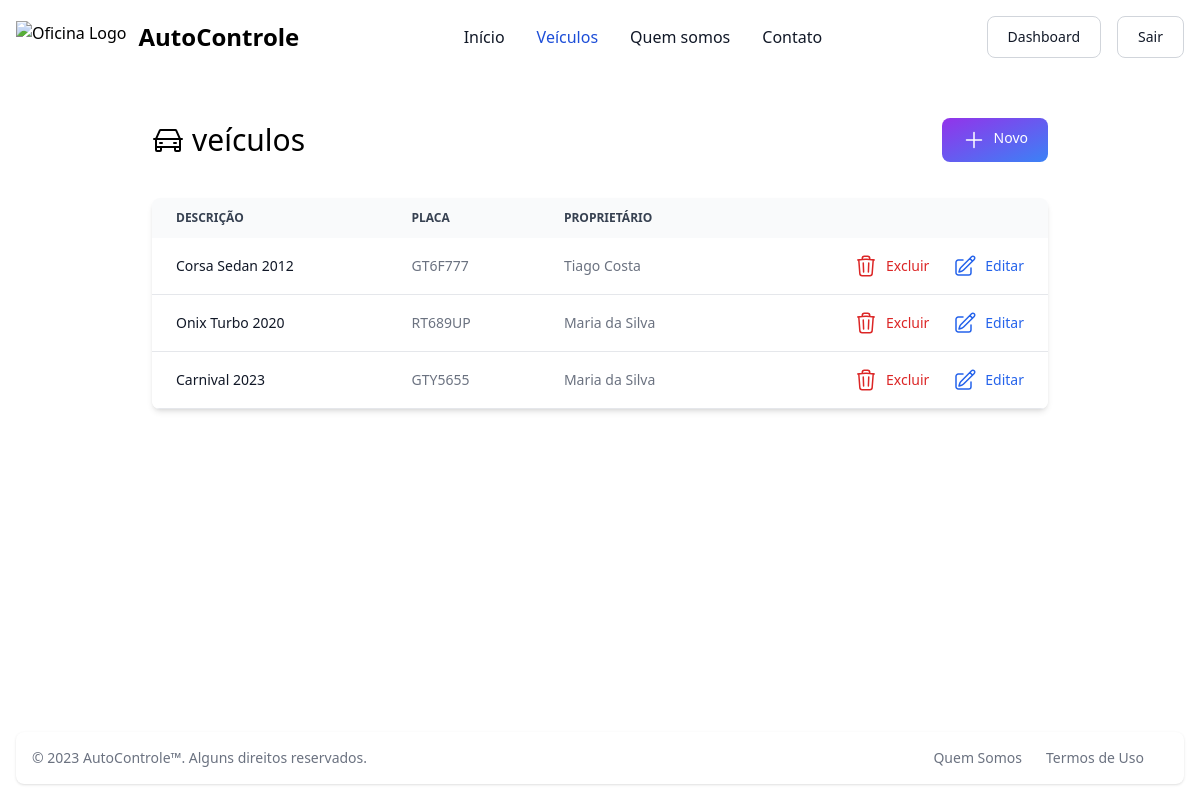
Page /veiculos/ (signed in) on the committed database.
### core/models.py (models this page shows, shortened)
class Veiculo(models.Model):
    placa = models.CharField(max_length=7)
    descricao = models.CharField(max_length=255)
    cliente = models.ForeignKey(Cliente, on_delete=models.CASCADE, related_name='veiculos')
    equipes = models.ManyToManyField(Equipe, through='VeiculoEquipe')
    class Meta:
        verbose_name = 'Veículo'
        verbose_name_plural = 'Veículos'

class Cliente(models.Model):
    pessoa = models.OneToOneField(Pessoa, on_delete=models.CASCADE)
    class Meta:
        verbose_name = 'Cliente'
        verbose_name_plural = 'Clientes'

class Pessoa(models.Model):
    nome = models.CharField(max_length=255)
    endereco = models.CharField(max_length=255)
    class Meta:
        verbose_name = 'Pessoa'
        verbose_name_plural = 'Pessoas'

### veiculo/views.py (the view)
# urls.py: path('', views.VeiculoListView.as_view(), name='listar'),
class VeiculoListView(LoginRequiredMixin, ListView):
    model = Veiculo
    template_name = 'veiculo/veiculo_list.html'
    paginate_by = 5
    def get_queryset(self):
        queryset = super(VeiculoListView, self).get_queryset()
        return queryset.all()

### veiculo/templates/veiculo/veiculo_list.html (shortened to what this page needs)
{% extends 'core/base.html' %}
{% block content %}
<div class="container max-w-4xl py-8 mx-auto">
    <div class="flex justify-between items-center mb-6">
        <h1 class="flex space-x-2 items-center text-3xl my-4">
            <span>
                veículos
            </span>
        </h1>
        <a href="{% url 'veiculos:criar' %}" title="Cadastrar um novo veículo"
           class="flex space-x-2 text-white bg-gradient-to-br from-purple-600 to-blue-500 hover:bg-gradient-to-bl focus:ring-4 focus:outline-none focus:ring-blue-300 dark:focus:ring-blue-800 font-medium rounded-lg text-sm px-5 py-2.5">
            <svg xmlns="http://www.w3.org/2000/svg" fill="none" viewBox="0 0 24 24" stroke-width="1.5"
                 stroke="currentColor" class="w-6 h-6">
                <path stroke-linecap="round" stroke-linejoin="round" d="M12 4.5v15m7.5-7.5h-15"/>
            </svg>
            <span>Novo</span>
        </a>
    </div>
    <div class="relative overflow-x-auto shadow-md sm:rounded-lg">
        <table class="w-full text-sm text-left text-gray-500">
            <thead class="text-xs text-gray-700 uppercase bg-gray-50">
            <tr>
                <th scope="col" class="px-6 py-3">
                    Descrição
                </th>
                <th scope="col" class="px-6 py-3">
                    Placa
                </th>
                <th scope="col" class="px-6 py-3">
                    Proprietário
                </th>
                <th scope="col" class="px-6 py-3">
                </th>
            </tr>
            </thead>
            <tbody>
            {% for veiculo in object_list %}
            <tr class="bg-white border-b">
                <th scope="row" class="px-6 py-4 font-medium text-gray-900 whitespace-nowrap">
                    {{ veiculo.descricao}}
                </th>
                <td class="px-6 py-4">
                    {{ veiculo.placa }}
                </td>
                <td class="px-6 py-4">
                    {{ veiculo.cliente.pessoa.nome }}
                </td>
                <td class="px-6 py-4 flex space-x-6 justify-end">
                    <a href="#" data-id="{{ veiculo.id }}"
                       class="flex space-x-2 items-center font-medium text-red-600 hover:underline deleteButton">
                        <span>
                            Excluir
                        </span>
                    </a>
                    <a href="{% url 'veiculos:atualizar' veiculo.id %}"
                       class="flex space-x-2 items-center font-medium text-blue-600 hover:underline">
                        <span>
                            Editar
                        </span>
                    </a>
                </td>
            </tr>
            {% empty %}
            <tr class="bg-white border-b">
                <td colspan="4" class="px-6 py-4 text-center text-lg">
                    Nenhum registro encontrado
                </td>
            </tr>
            {% endfor %}
            </tbody>
        </table>
    </div>
</div>
{% endblock %}

### core/templates/core/base.html (shortened to what this page needs)
{% load static %}
<!doctype html>
<html lang="pt-BR">
<head>
    <link rel="stylesheet" href="{% static 'main.min.css' %}">
</head>
<body>
<div class="flex flex-col min-h-screen">
    {% include "core/includes/navbar.html" %}
    <main class="flex-grow">
        {% block content %}{% endblock %}
    </main>
    {% include "core/includes/footer.html" %}
</div>
</body>
</html>

### core/templates/core/includes/navbar.html (shortened to what this page needs)
<nav class="bg-white border-gray-200">
    <div class="max-w-screen-xl flex flex-wrap items-center justify-between mx-auto p-4">
        <a href="/" class="flex items-center">
            <img src="https://flowbite.com/docs/images/logo.svg" class="h-8 mr-3" alt="Oficina Logo"/>
            <span class="self-center text-2xl font-semibold whitespace-nowrap">AutoControle</span>
        </a>
        <div class="flex md:order-2 space-x-4">
            {% if request.user.is_authenticated %}
            <a href="/admin"
               class="text-gray-900 bg-white border border-gray-300 focus:outline-none hover:bg-gray-100 focus:ring-4 focus:ring-gray-200 font-medium rounded-lg text-sm px-5 py-2.5">
                Dashboard
            </a>
            <a href="{% url 'logout' %}"
                    class="text-gray-900 bg-white border border-gray-300 focus:outline-none hover:bg-gray-100 focus:ring-4 focus:ring-gray-200 font-medium rounded-lg text-sm px-5 py-2.5">
                Sair
            </a>
            {% else %}
            <a href="{% url 'login' %}"
                    class="text-white bg-blue-700 hover:bg-blue-800 focus:ring-4 focus:ring-blue-300 font-medium rounded-lg text-sm px-5 py-2.5 focus:outline-none">
                Acessar Conta
            </a>
            {% endif %}
        </div>
        <div class="items-center justify-between hidden w-full md:flex md:w-auto md:order-1" id="navbar-cta">
            <ul class="flex flex-col font-medium p-4 md:p-0 mt-4 border border-gray-100 rounded-lg bg-gray-50 md:flex-row md:space-x-8 md:mt-0 md:border-0 md:bg-white">
                <li>
                    {% url 'index' as url %}
                    <a href="{{ url }}"
                       class="block py-2 pl-3 pr-4 text-white bg-blue-700 rounded md:bg-transparent {%if request.path == url %}md:text-blue-700{% else %}md:text-gray-900{% endif %} md:p-0"
                       aria-current="page">Início</a>
                </li>
                <li>
                    {% url 'veiculos:listar' as url %}
                    <a href="{{ url }}"
                       class="block py-2 pl-3 pr-4 text-gray-900 {%if request.path == url %}md:text-blue-700{% endif %} rounded hover:bg-gray-100 md:hover:bg-transparent md:hover:text-blue-700 md:p-0">
                        Veículos
                    </a>
                </li>
                <li>
                    {% url 'quem_somos' as url %}
                    <a href="{{ url }}"
                       class="block py-2 pl-3 pr-4 text-gray-900 {%if request.path == url %}md:text-blue-700{% endif %} rounded hover:bg-gray-100 md:hover:bg-transparent md:hover:text-blue-700 md:p-0">Quem
                        somos </a>
                </li>
                <li>
                    {% url 'contato' as url %}
                    <a href="{{ url }}"
                       class="block py-2 pl-3 pr-4 text-gray-900 {%if request.path == url %}md:text-blue-700{% endif %} rounded hover:bg-gray-100 md:hover:bg-transparent md:hover:text-blue-700 md:p-0">Contato</a>
                </li>
            </ul>
        </div>
    </div>
</nav>

### core/templates/core/includes/footer.html (shortened to what this page needs)
<footer class="bg-white rounded-lg shadow m-4">
    <div class="w-full mx-auto max-w-screen-xl p-4 md:flex md:items-center md:justify-between">
      <span class="text-sm text-gray-500 sm:text-center">© 2023 <a href="https://flowbite.com/" class="hover:underline">AutoControle™</a>. Alguns direitos reservados.
    </span>
        <ul class="flex flex-wrap items-center mt-3 text-sm font-medium text-gray-500 sm:mt-0">
            <li>
                <a href="{% url 'quem_somos' %}" class="mr-4 hover:underline md:mr-6 ">Quem Somos</a>
            </li>
            <li>
                <a href="{% url 'termos' %}" class="mr-4 hover:underline md:mr-6">Termos de Uso</a>
            </li>
        </ul>
    </div>
</footer>

### rows in the picture
Veiculo: descricao "Corsa Sedan 2012", placa "GT6F777", cliente.pessoa.nome "Tiago Costa"
Veiculo: descricao "Onix Turbo 2020", placa "RT689UP", cliente.pessoa.nome "Maria da Silva"
Veiculo: descricao "Carnival 2023", placa "GTY5655", cliente.pessoa.nome "Maria da Silva"
